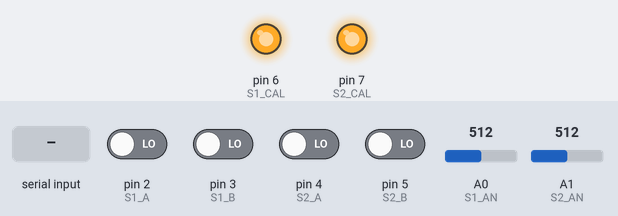
A sketch run on a simulated Arduino Uno, built with avr-gcc and run on an emulated ATmega328P. Parts: output pins drawn as LEDs (lit = HIGH). The inputs (shaded band) are chosen by the test bench; at power-on: pin 2 (S1_A), pin 3 (S1_B), pin 4 (S2_A), pin 5 (S2_B) LOW, A0 (S1_AN) = 512, A1 (S2_AN) = 512. What the sketch prints to the serial monitor is not drawn.

Above: at 1.2 s.
1.3 s: "CAL\n" received over Serial
At 1.45 s:
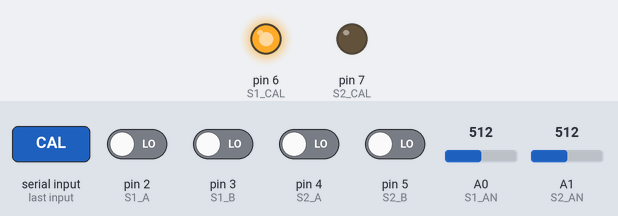
3.0 s: "CAL1\n" received over Serial
At 3.7 s:
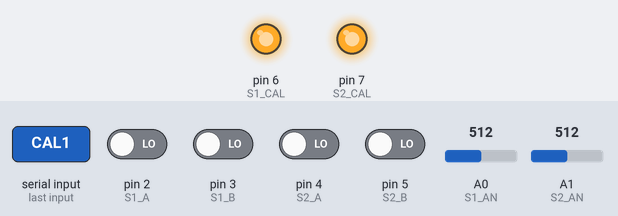
Timing chart, 0 to 6.0 s (numbered marks = the images above; inputs shaded):
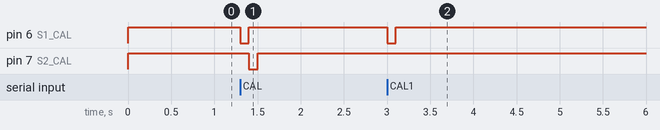

The sketch:

opb_phase_cal.ino
```cpp
/*
  opb_phase_cal.ino — OPB(OCB350) 2채널: ADC 스트림 + 하드웨어 캘리브 명령
  Arduino UNO, 115200 bps

  기존 리그 펌웨어(PhotoSensor.ino 개조판)의 상위호환:
    · 출력 포맷 동일 유지  →  "S1:<adc>,<phase> | S2:<adc>,<phase>"  (50 ms 주기)
      단, <phase> 가 임계 판정(0/1)이 아니라 OCB350 캘리브 보드의 디지털 판정
      A+2B 로 바뀜: 0=에러(센서없음) / 1=투명액체 / 2=불투명·유색액체 / 3=기체
      (PC 드라이버는 이 숫자를 무시하므로 호환 무해 — 진단 모니터링용 보너스)
    · 시리얼 입력 신설:
        "CAL\n"  = 양쪽 캘리브   /  "CAL1\n" = 센서1  /  "CAL2\n" = 센서2
      → 해당 Cal 핀 100 ms LOW 펄스 (OCB350.cpp 원본과 동일), 응답 "CAL:OK,x"
      ⚠ RoboChem 계약: 캘리브는 반드시 '튜브에 액체 없음' 상태에서만
        (N2Precal 이 배기 완료 후 자동 호출하는 시점이 정확히 그 때)

  배선 (실물 확정 2026-08-18 — ⚠ RoboChem 표준 핀맵과 다름, 이 스케치가 실배선 기준):
    Sensor 1 (INLET, 논리 ch0):  White(Analog)→A0  Orange(OUT A)→D2
                                 Blue(OUT B)→D3    Green(Cal)→D6
    Sensor 2 (OUTLET, 논리 ch1): White(Analog)→A1  Orange(OUT A)→D4
                                 Blue(OUT B)→D5    Green(Cal)→D7
    공통: Red→5V, Black→GND
    (RoboChem Phase_Sensor_Array.ino 표준은 유닛0=Cal D2/B D3/A D4,
     유닛1=Cal D5/B D6/A D7 — 그 펌웨어를 올리려면 핀 define 수정 필요)
*/

const uint8_t S1_AN = A0, S1_A = 2, S1_B = 3, S1_CAL = 6;
const uint8_t S2_AN = A1, S2_A = 4, S2_B = 5, S2_CAL = 7;
const unsigned long SAMPLE_INTERVAL_MS = 50;

unsigned long previousSampleTime = 0;
char cmdBuf[8];
uint8_t cmdLen = 0;

void setup() {
  Serial.begin(115200);
  pinMode(S1_A, INPUT);
  pinMode(S1_B, INPUT);
  pinMode(S2_A, INPUT);
  pinMode(S2_B, INPUT);
  // Cal 핀은 idle HIGH (OCB350.cpp init 관례 — LOW 펄스가 캘리브 트리거)
  digitalWrite(S1_CAL, HIGH);
  pinMode(S1_CAL, OUTPUT);
  digitalWrite(S1_CAL, HIGH);
  digitalWrite(S2_CAL, HIGH);
  pinMode(S2_CAL, OUTPUT);
  digitalWrite(S2_CAL, HIGH);
}

void calPulse(uint8_t pin) {
  digitalWrite(pin, LOW);
  delay(100);                       // OCB350 캘리브 펄스 폭 (원본 동일)
  digitalWrite(pin, HIGH);
}

void handleCommand() {
  cmdBuf[cmdLen] = 0;
  if (strcmp(cmdBuf, "CAL") == 0) {
    calPulse(S1_CAL);
    calPulse(S2_CAL);
    Serial.println(F("CAL:OK,BOTH"));
  } else if (strcmp(cmdBuf, "CAL1") == 0) {
    calPulse(S1_CAL);
    Serial.println(F("CAL:OK,1"));
  } else if (strcmp(cmdBuf, "CAL2") == 0) {
    calPulse(S2_CAL);
    Serial.println(F("CAL:OK,2"));
  }
  cmdLen = 0;
}

void loop() {
  // ── 명령 수신 (라인 단위, 대소문자 무관) ──
  while (Serial.available()) {
    char c = Serial.read();
    if (c == '\n' || c == '\r') {
      if (cmdLen) handleCommand();
    } else if (cmdLen < sizeof(cmdBuf) - 1) {
      cmdBuf[cmdLen++] = toupper(c);
    } else {
      cmdLen = 0;                   // 오버플로 = 잡음 — 버림
    }
  }

  // ── 50 ms 주기 스트림 ──
  const unsigned long now = millis();
  if (now - previousSampleTime < SAMPLE_INTERVAL_MS) return;
  previousSampleTime = now;

  const int a1 = analogRead(S1_AN);
  const int a2 = analogRead(S2_AN);
  const uint8_t p1 = digitalRead(S1_A) + 2 * digitalRead(S1_B);
  const uint8_t p2 = digitalRead(S2_A) + 2 * digitalRead(S2_B);

  Serial.print(F("S1:"));
  Serial.print(a1);
  Serial.print(',');
  Serial.print(p1);
  Serial.print(F(" | S2:"));
  Serial.print(a2);
  Serial.print(',');
  Serial.println(p2);
}
```

Measured:
- after the input at 1.3 s, pin 6 (S1_CAL): HIGH → LOW at once, → HIGH 0.10 s later; pin 7 (S2_CAL): HIGH → LOW after 0.10 s, → HIGH 0.10 s later
- after the input at 3.0 s, pin 6 (S1_CAL): HIGH → LOW at once, → HIGH 0.10 s later
